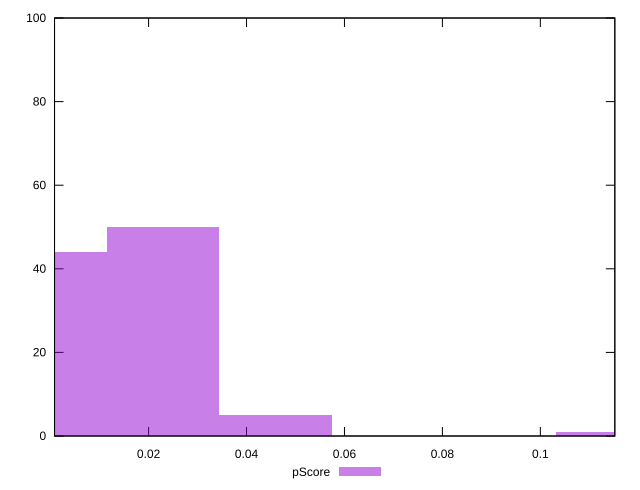

The script that saved this image:
reset

$pScore <<EOF
0.0229560241433979 50
0 44
0.0459120482867958 5
0.1147801207169895 1
EOF

set key outside below
set boxwidth 0.0229560241433979
set xrange [0.0007920555470722901:0.11521316193647624]
set yrange [0:100]
set trange [0:100]
set style fill transparent solid 0.5 noborder
set terminal svg size 640, 490 enhanced background rgb 'white'
set output "reports/report_00027_2021-02-24T12-40-31.850Z/max-potential-fid/samples/music/pScore/histogram.svg"

plot $pScore title "pScore" with boxes

reset
